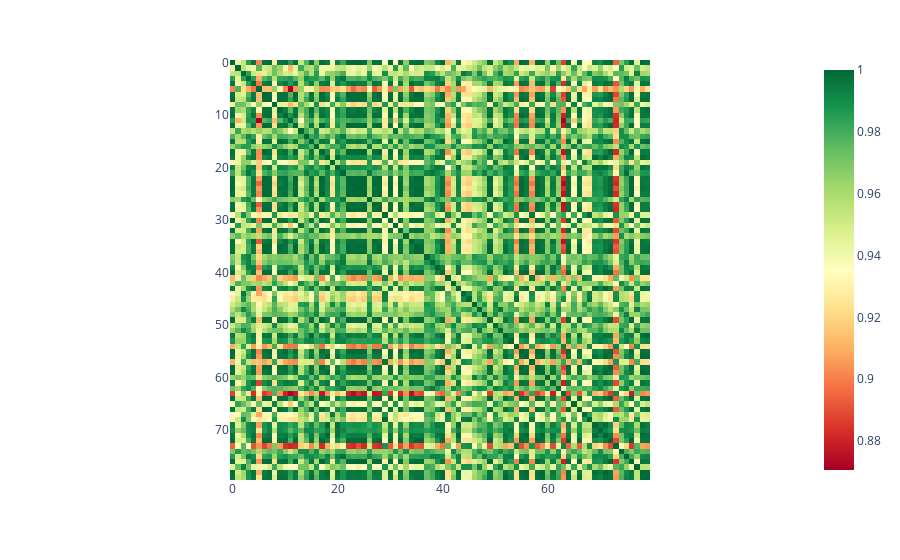

Notebook code for this chart:
### Code cell
print(similarities.shape)
similarities = similarities.round(5)
print(f'Min value: {similarities.min()}')
print(f'Max value: {similarities.max()}')
df_similarities = pd.DataFrame(similarities)
fig = px.imshow(similarities, color_continuous_scale='RdYlGn')
fig.show()

### Figure 1 — Plotly figure (JSON) as saved in the notebook; plotly's stock layout.template omitted (floating-point values rounded to 4 significant figures; data arrays with more than 128 entries replaced by an {"elided": "..."} marker saying what was removed)
{"data": [{"coloraxis": "coloraxis", "hovertemplate": "x: %{x}<br>y: %{y}<br>color: %{z}<extra></extra>", "name": "0", "type": "heatmap", "xaxis": "x", "yaxis": "y", "z": {"elided": "80x80 float values"}}], "layout": {"coloraxis": {"colorscale": [[0, "rgb(165,0,38)"], [0.1, "rgb(215,48,39)"], [0.2, "rgb(244,109,67)"], [0.3, "rgb(253,174,97)"], [0.4, "rgb(254,224,139)"], [0.5, "rgb(255,255,191)"], [0.6, "rgb(217,239,139)"], [0.7, "rgb(166,217,106)"], [0.8, "rgb(102,189,99)"], [0.9, "rgb(26,152,80)"], [1, "rgb(0,104,55)"]]}, "margin": {"t": 60}, "xaxis": {"anchor": "y", "constrain": "domain", "domain": [0, 1], "scaleanchor": "y"}, "yaxis": {"anchor": "x", "autorange": "reversed", "constrain": "domain", "domain": [0, 1]}}}
